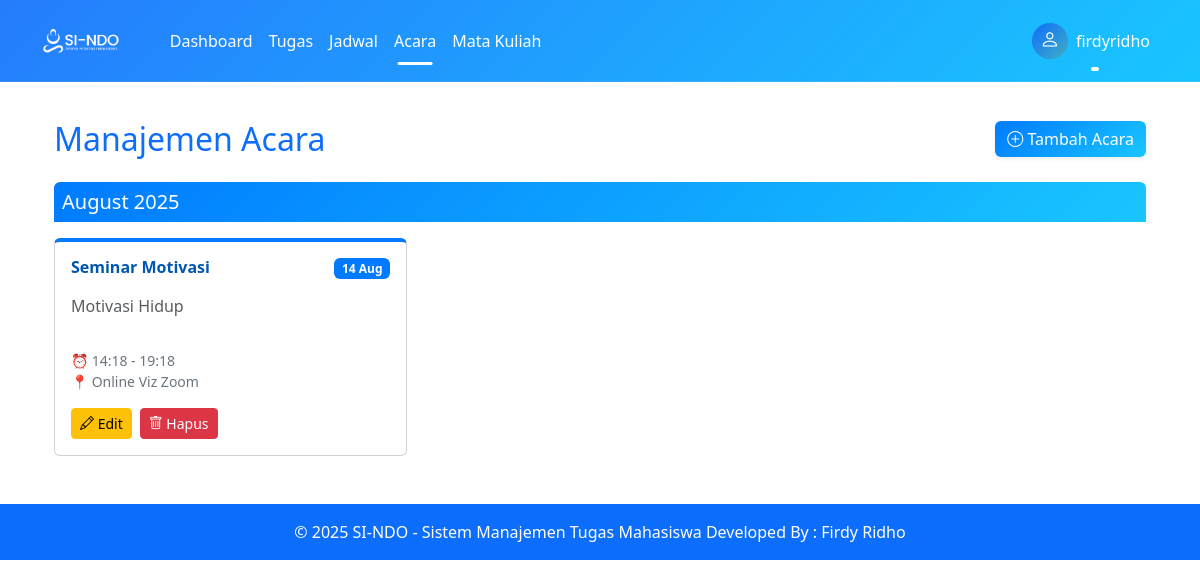
Before: /pages/acara/index.php (signed in) with the older database file.
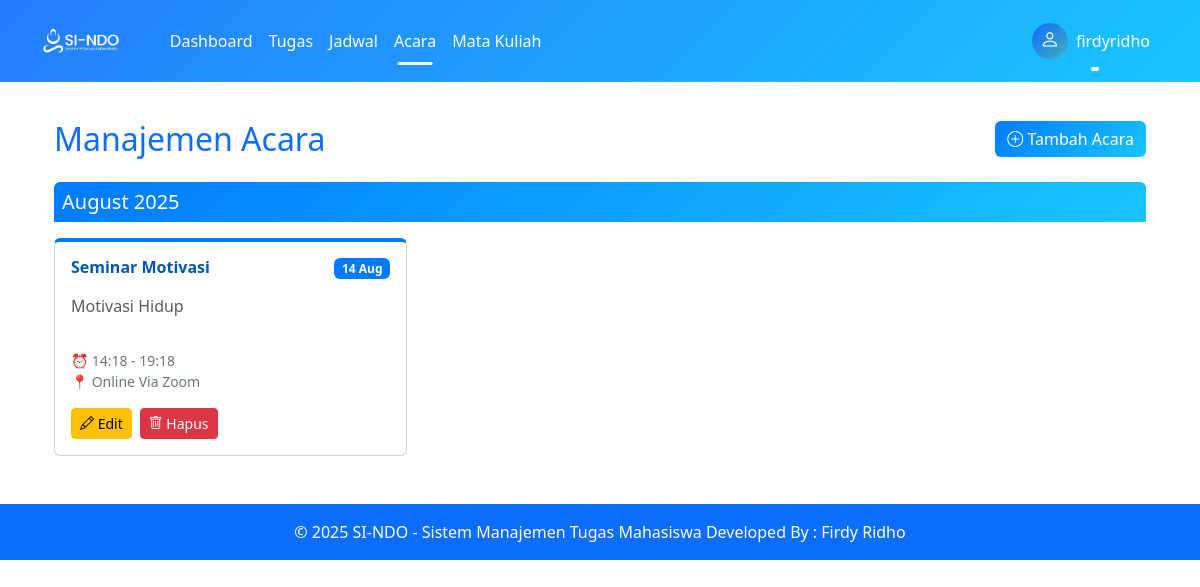
After: the same page with the newer database file.
### tables this page shows
CREATE TABLE `acara` (
  `id` int(11) NOT NULL,
  `judul` varchar(100) NOT NULL,
  `deskripsi` text DEFAULT NULL,
  `tanggal_mulai` datetime NOT NULL,
  `tanggal_selesai` datetime DEFAULT NULL,
  `lokasi` varchar(100) DEFAULT NULL,
  `user_id` int(11) NOT NULL
);

### pages/acara/index.php (the view, shortened to what this page needs)
<?php
require_once '../../config/database.php';
$stmt = $pdo->prepare("SELECT * FROM acara WHERE user_id = ? ORDER BY tanggal_mulai");
$stmt->execute([$_SESSION['user_id']]);
$acara = $stmt->fetchAll(PDO::FETCH_ASSOC);
$acara_per_bulan = [];
foreach ($acara as $a) {
    $bulan = date('F Y', strtotime($a['tanggal_mulai']));
    $acara_per_bulan[$bulan][] = $a;
}
?>
<?php include '../../includes/header.php'; ?>
<div class="container mt-4">
    <div class="d-flex flex-wrap justify-content-between align-items-center mb-4">
        <h2 class="mb-3 mb-sm-0 text-primary">Manajemen Acara</h2>
        <a href="tambah.php" class="btn btn-primary-custom shadow-sm">
            <i class="bi bi-plus-circle"></i> Tambah Acara
        </a>
    </div>
    <?php if (count($acara_per_bulan) > 0): ?>
        <?php foreach ($acara_per_bulan as $bulan => $acara_bulan): ?>
            <div class="mb-4">
                <div class="bg-primary-custom p-2 rounded-top">
                    <h5 class="mb-0"><?= $bulan ?></h5>
                </div>
                <div class="row g-3 mt-0">
                    <?php foreach ($acara_bulan as $a): ?>
                        <div class="col-md-6 col-lg-4">
                            <div class="card event-card h-100">
                                <div class="card-body">
                                    <div class="d-flex justify-content-between align-items-start">
                                        <h6 class="event-title"><?= htmlspecialchars($a['judul']) ?></h6>
                                        <span class="badge badge-date">
                                            <?= date('d M', strtotime($a['tanggal_mulai'])) ?>
                                        </span>
                                    </div>
                                    <p class="mt-2 mb-3 text-muted" style="min-height: 40px;">
                                        <?= nl2br(htmlspecialchars($a['deskripsi'])) ?>
                                    </p>
                                    <small class="text-secondary d-block mb-3">
                                        ⏰ <?= date('H:i', strtotime($a['tanggal_mulai'])) ?>
                                        <?php if ($a['tanggal_selesai']): ?>
                                            - <?= date('H:i', strtotime($a['tanggal_selesai'])) ?>
                                        <?php endif; ?>
                                        <?php if ($a['lokasi']): ?>
                                            <br>📍 <?= htmlspecialchars($a['lokasi']) ?>
                                        <?php endif; ?>
                                    </small>
                                    <div class="d-flex gap-2">
                                        <a href="edit.php?id=<?= $a['id'] ?>" class="btn btn-sm btn-warning">
                                            <i class="bi bi-pencil"></i> Edit
                                        </a>
                                        <a href="hapus.php?id=<?= $a['id'] ?>" class="btn btn-sm btn-danger" onclick="return confirm('Yakin hapus acara ini?')">
                                            <i class="bi bi-trash"></i> Hapus
                                        </a>
                                    </div>
                                </div>
                            </div>
                        </div>
                    <?php endforeach; ?>
                </div>
            </div>
        <?php endforeach; ?>
    <?php else: ?>
        <div class="alert alert-info text-center p-4 shadow-sm rounded">
            Belum ada acara yang ditambahkan
        </div>
    <?php endif; ?>
</div>
<?php include '../../includes/footer.php'; ?>

Changed rows visible on the page:
changed acara "Seminar Motivasi": lokasi "Online Viz Zoom" → "Online Via Zoom"
